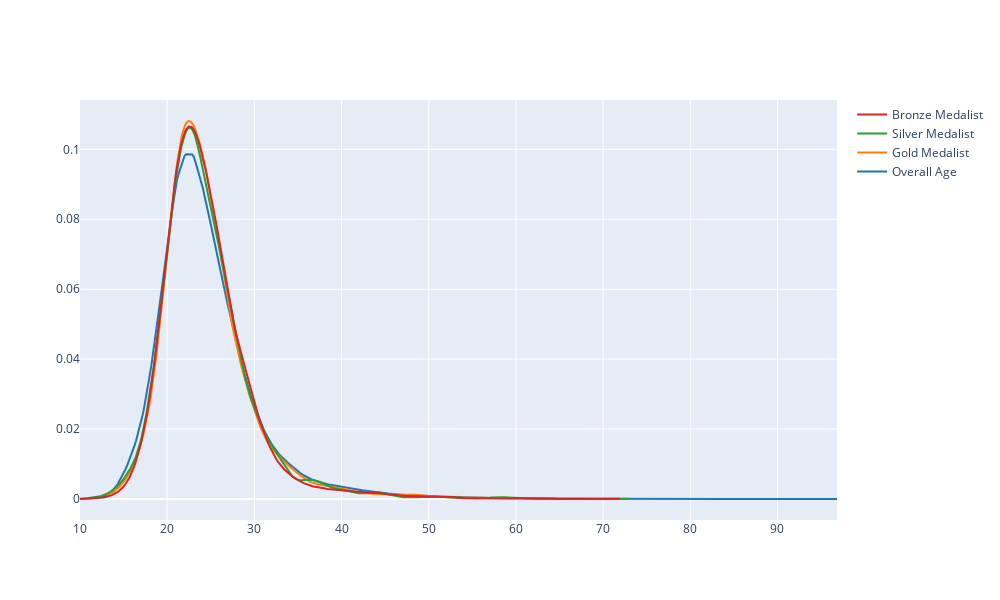

Notebook cell for this chart:
### Code cell
athelete_df  = df.drop_duplicates(subset=['Name', 'region'])
x1 = athelete_df['Age'].dropna()
x2 = athelete_df[athelete_df['Medal'] == 'Gold']['Age'].dropna()

x3 = athelete_df[athelete_df['Medal'] == 'Silver']['Age'].dropna()
x4 = athelete_df[athelete_df['Medal'] == 'Bronze']['Age'].dropna()

fig = ff.create_distplot([x1, x2, x3, x4], ['Overall Age', 'Gold Medalist', 'Silver Medalist', 'Bronze Medalist'], show_hist=False, show_rug=False)
fig.update_layout(autosize=False, width=1000, height=600)

### Figure 1 — Plotly figure (JSON) as saved in the notebook; plotly's stock layout.template omitted (floating-point values rounded to 4 significant figures; data arrays with more than 128 entries replaced by an {"elided": "..."} marker saying what was removed)
{"data": [{"legendgroup": "Overall Age", "marker": {"color": "rgb(31, 119, 180)"}, "mode": "lines", "name": "Overall Age", "showlegend": true, "type": "scatter", "x": {"elided": "500 float values"}, "xaxis": "x", "y": {"elided": "500 float values"}, "yaxis": "y"}, {"legendgroup": "Gold Medalist", "marker": {"color": "rgb(255, 127, 14)"}, "mode": "lines", "name": "Gold Medalist", "showlegend": true, "type": "scatter", "x": {"elided": "500 float values"}, "xaxis": "x", "y": {"elided": "500 float values"}, "yaxis": "y"}, {"legendgroup": "Silver Medalist", "marker": {"color": "rgb(44, 160, 44)"}, "mode": "lines", "name": "Silver Medalist", "showlegend": true, "type": "scatter", "x": {"elided": "500 float values"}, "xaxis": "x", "y": {"elided": "500 float values"}, "yaxis": "y"}, {"legendgroup": "Bronze Medalist", "marker": {"color": "rgb(214, 39, 40)"}, "mode": "lines", "name": "Bronze Medalist", "showlegend": true, "type": "scatter", "x": {"elided": "500 float values"}, "xaxis": "x", "y": {"elided": "500 float values"}, "yaxis": "y"}], "layout": {"autosize": false, "barmode": "overlay", "height": 600, "hovermode": "closest", "legend": {"traceorder": "reversed"}, "width": 1000, "xaxis": {"anchor": "y2", "domain": [0, 1], "zeroline": false}, "yaxis": {"anchor": "free", "domain": [0, 1], "position": 0}}}
